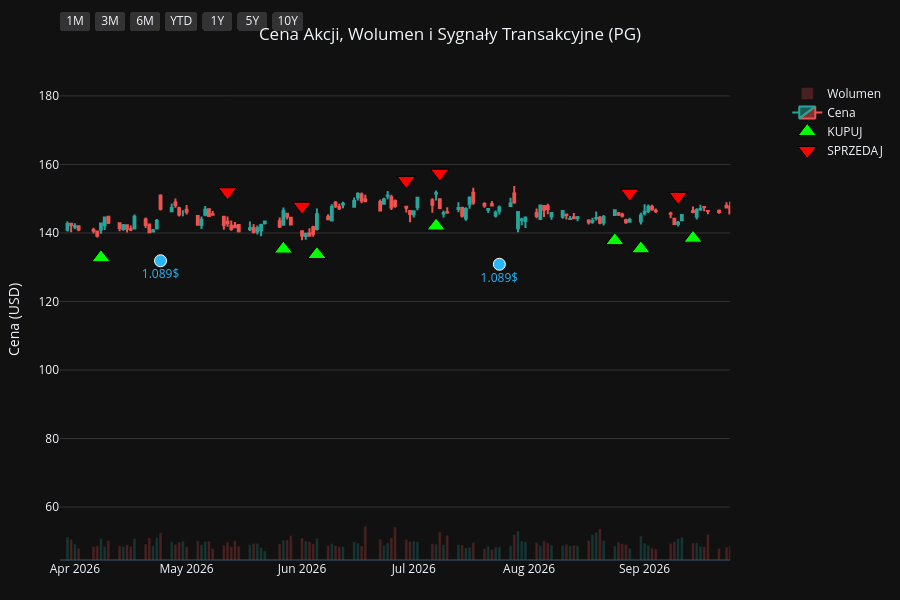
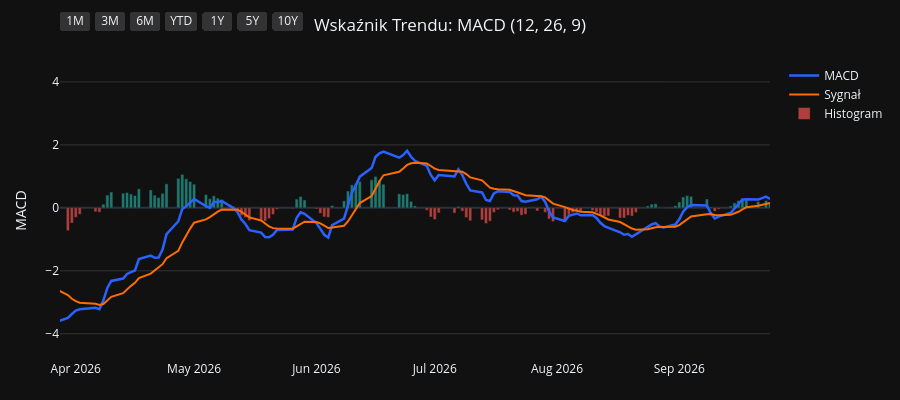
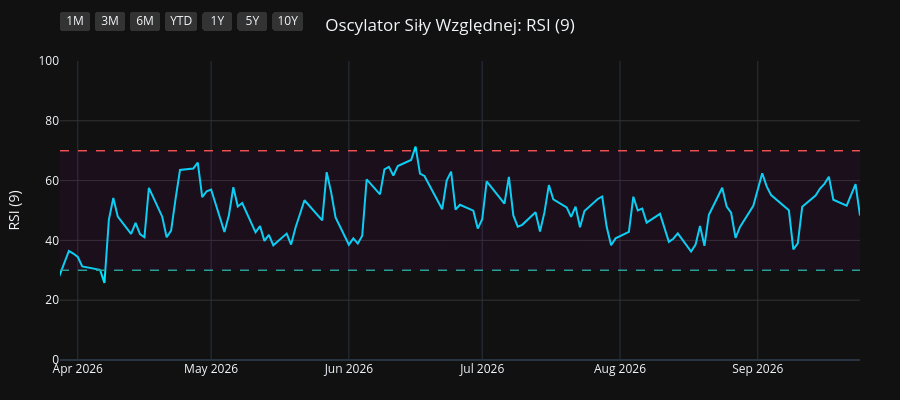
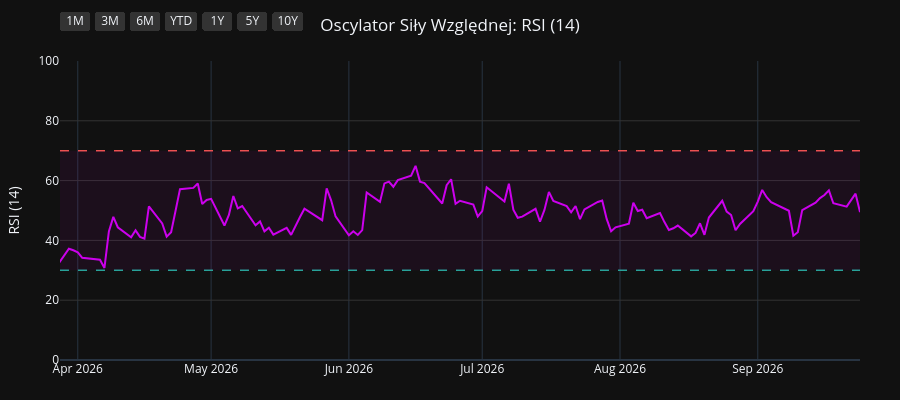

The code cell stored with these charts, in order, in its notebook:
### Code cell
import os
import yfinance as yf
import pandas as pd
import pandas_ta as ta
import plotly.graph_objects as go
from plotly.subplots import make_subplots

# 1. Pobranie i przygotowanie danych
symbol = os.environ.get("STOCK_TICKER", "").strip().upper()
if not symbol:
    raise RuntimeError("Set STOCK_TICKER before running price_extractor.ipynb")
df = yf.Ticker(symbol).history(period="10y")
df.index = df.index.tz_localize(None)

# Wskaźniki i sygnały
df.ta.macd(fast=12, slow=26, signal=9, append=True)
df.ta.rsi(length=9, append=True)
df.ta.rsi(length=14, append=True)
df.ta.rsi(length=21, append=True)
df.dropna(inplace=True)

macd = df['MACD_12_26_9']
signal = df['MACDs_12_26_9']
wczorajszy_macd = macd.shift(1)
wczorajszy_signal = signal.shift(1)

df['Decyzja'] = 'BRAK'
df.loc[(macd > signal) & (wczorajszy_macd <= wczorajszy_signal), 'Decyzja'] = 'KUPUJ'
df.loc[(macd < signal) & (wczorajszy_macd >= wczorajszy_signal), 'Decyzja'] = 'SPRZEDAJ'

df_kupuj = df[df['Decyzja'] == 'KUPUJ']
df_sprzedaj = df[df['Decyzja'] == 'SPRZEDAJ']
df_dywidendy = df[df['Dividends'] > 0]
df_splity = df[df['Stock Splits'] > 0]

# Wspólna konfiguracja osi X
konfiguracja_osi_x = dict(
    type="date",
    showspikes=True, spikemode="across", spikesnap="cursor", spikedash="dot", spikecolor="#ffffff", spikethickness=1, hoverformat="%Y-%m-%d",
    rangeselector=dict(
        buttons=list([
            dict(count=1, label="1M", step="month", stepmode="backward"),
            dict(count=3, label="3M", step="month", stepmode="backward"),
            dict(count=6, label="6M", step="month", stepmode="backward"),
            dict(count=1, label="YTD", step="year", stepmode="todate"),
            dict(count=1, label="1Y", step="year", stepmode="backward"),
            dict(count=5, label="5Y", step="year", stepmode="backward"),
            dict(step="all", label="10Y")
        ]),
        bgcolor="#333333", activecolor="#2962ff", x=0, y=1.1
    )
)

# ==========================================
# WYKRES 1: CENA + WOLUMEN + SYGNAŁY
# ==========================================
fig1 = make_subplots(specs=[[{"secondary_y": True}]])

kolory_wolumenu = ['#26a69a' if row['Close'] >= row['Open'] else '#ef5350' for index, row in df.iterrows()]
fig1.add_trace(go.Bar(x=df.index, y=df['Volume'], marker_color=kolory_wolumenu, opacity=0.25, name='Wolumen'), secondary_y=True)
fig1.add_trace(go.Candlestick(x=df.index, open=df['Open'], high=df['High'], low=df['Low'], close=df['Close'], name='Cena', increasing_line_color='#26a69a', decreasing_line_color='#ef5350'), secondary_y=False)
fig1.add_trace(go.Scatter(x=df_kupuj.index, y=df_kupuj['Low'] * 0.95, customdata=df_kupuj[['Low', 'High']], mode='markers', marker=dict(symbol='triangle-up', size=16, color='#00ff00', line=dict(width=1, color='black')), name='KUPUJ', hovertemplate='KUPUJ<br>Najniższa: %{customdata[0]:.2f}<br>Najwyższa: %{customdata[1]:.2f}<extra></extra>'), secondary_y=False)
fig1.add_trace(go.Scatter(x=df_sprzedaj.index, y=df_sprzedaj['High'] * 1.05, customdata=df_sprzedaj[['Low', 'High']], mode='markers', marker=dict(symbol='triangle-down', size=16, color='#ff0000', line=dict(width=1, color='black')), name='SPRZEDAJ', hovertemplate='SPRZEDAJ<br>Najniższa: %{customdata[0]:.2f}<br>Najwyższa: %{customdata[1]:.2f}<extra></extra>'), secondary_y=False)

if not df_dywidendy.empty:
    fig1.add_trace(go.Scatter(x=df_dywidendy.index, y=df_dywidendy['Low'] * 0.90, mode='markers+text', marker=dict(symbol='circle', size=12, color='#29b6f6', line=dict(width=1, color='white')), text=df_dywidendy['Dividends'].apply(lambda x: f"{x}$"), textposition="bottom center", name='Dywidenda', showlegend=False, hovertemplate='Dywidenda: %{text}<extra></extra>', textfont=dict(color="#29b6f6")), secondary_y=False)
if not df_splity.empty:
                    fig1.add_trace(go.Scatter(x=df_splity.index, y=df_splity['High'], mode='markers+text', marker=dict(symbol='star', size=16, color='#ffee58', line=dict(width=1, color='black')), text=df_splity['Stock Splits'].apply(lambda x: f"{x:g}:1" if x >= 1 else f"1:{1 / x:g}"), textposition="top center", name='Split', hovertemplate='%{text}<extra></extra>', textfont=dict(color="#ffee58")), secondary_y=False)

fig1.update_layout(title=dict(text=f"Cena Akcji, Wolumen i Sygnały Transakcyjne ({symbol})", x=0.5, xanchor='center'), dragmode='pan', xaxis_rangeslider_visible=False, template='plotly_dark', height=600, hovermode='x unified', margin=dict(l=60, r=40, t=60, b=40))
fig1.update_xaxes(**konfiguracja_osi_x)
fig1.update_xaxes(range=[df.index.max() - pd.Timedelta(days=180), df.index.max()])
fig1.update_yaxes(title_text="Cena (USD)", secondary_y=False, gridcolor='#333333')
fig1.update_yaxes(range=[0, df['Volume'].max() * 4], showgrid=False, showticklabels=False, secondary_y=True)
fig1.show(config={'scrollZoom': True})

# ==========================================
# WYKRES 2: WSKAŹNIK MACD
# ==========================================
fig2 = go.Figure()
fig2.add_trace(go.Scatter(x=df.index, y=df['MACD_12_26_9'], line=dict(color='#2962ff', width=2.5), name='MACD'))
fig2.add_trace(go.Scatter(x=df.index, y=df['MACDs_12_26_9'], line=dict(color='#ff6d00', width=2), name='Sygnał'))
kolory_macd = ['#26a69a' if val >= 0 else '#ef5350' for val in df['MACDh_12_26_9']]
fig2.add_trace(go.Bar(x=df.index, y=df['MACDh_12_26_9'], marker_color=kolory_macd, name='Histogram', opacity=0.7))
fig2.update_layout(title=dict(text="Wskaźnik Trendu: MACD (12, 26, 9)", x=0.5, xanchor='center'), dragmode='pan', xaxis_rangeslider_visible=False, template='plotly_dark', height=400, hovermode='x unified', margin=dict(l=60, r=40, t=60, b=40))
fig2.update_xaxes(**konfiguracja_osi_x)
fig2.update_xaxes(range=[df.index.max() - pd.Timedelta(days=180), df.index.max()])
fig2.update_yaxes(title_text="MACD", gridcolor='#333333')
fig2.show(config={'scrollZoom': True})

# ==========================================
# WYKRES 3: OSCYLATOR RSI (9)
# ==========================================
fig3 = go.Figure()
fig3.add_trace(go.Scatter(x=df.index, y=df['RSI_9'], line=dict(color='#00e5ff', width=2), name='RSI (9)'))
fig3.add_hline(y=70, line_dash="dash", line_color="#ef5350", line_width=1.5)
fig3.add_hline(y=30, line_dash="dash", line_color="#26a69a", line_width=1.5)
fig3.add_hrect(y0=30, y1=70, line_width=0, fillcolor="purple", opacity=0.1)
fig3.update_layout(title=dict(text="Oscylator Siły Względnej: RSI (9)", x=0.5, xanchor='center'), dragmode='pan', xaxis_rangeslider_visible=False, template='plotly_dark', height=400, hovermode='x unified', margin=dict(l=60, r=40, t=60, b=40))
fig3.update_xaxes(**konfiguracja_osi_x)
fig3.update_xaxes(range=[df.index.max() - pd.Timedelta(days=180), df.index.max()])
fig3.update_yaxes(title_text="RSI (9)", range=[0, 100], gridcolor='#333333')
fig3.show(config={'scrollZoom': True})

# ==========================================
# WYKRES 4: OSCYLATOR RSI (14)
# ==========================================
fig4 = go.Figure()
fig4.add_trace(go.Scatter(x=df.index, y=df['RSI_14'], line=dict(color='#d500f9', width=2), name='RSI (14)'))
fig4.add_hline(y=70, line_dash="dash", line_color="#ef5350", line_width=1.5)
fig4.add_hline(y=30, line_dash="dash", line_color="#26a69a", line_width=1.5)
fig4.add_hrect(y0=30, y1=70, line_width=0, fillcolor="purple", opacity=0.1)
fig4.update_layout(title=dict(text="Oscylator Siły Względnej: RSI (14)", x=0.5, xanchor='center'), dragmode='pan', xaxis_rangeslider_visible=False, template='plotly_dark', height=400, hovermode='x unified', margin=dict(l=60, r=40, t=60, b=40))
fig4.update_xaxes(**konfiguracja_osi_x)
fig4.update_xaxes(range=[df.index.max() - pd.Timedelta(days=180), df.index.max()])
fig4.update_yaxes(title_text="RSI (14)", range=[0, 100], gridcolor='#333333')
fig4.show(config={'scrollZoom': True})

# ==========================================
# WYKRES 5: OSCYLATOR RSI (21)
# ==========================================
fig5 = go.Figure()
fig5.add_trace(go.Scatter(x=df.index, y=df['RSI_21'], line=dict(color='#64dd17', width=2), name='RSI (21)'))
fig5.add_hline(y=70, line_dash="dash", line_color="#ef5350", line_width=1.5)
fig5.add_hline(y=30, line_dash="dash", line_color="#26a69a", line_width=1.5)
fig5.add_hrect(y0=30, y1=70, line_width=0, fillcolor="purple", opacity=0.1)
fig5.update_layout(title=dict(text="Oscylator Siły Względnej: RSI (21)", x=0.5, xanchor='center'), dragmode='pan', xaxis_rangeslider_visible=False, template='plotly_dark', height=400, hovermode='x unified', margin=dict(l=60, r=40, t=60, b=40))
fig5.update_xaxes(**konfiguracja_osi_x)
fig5.update_xaxes(range=[df.index.max() - pd.Timedelta(days=180), df.index.max()])
fig5.update_yaxes(title_text="RSI (21)", range=[0, 100], gridcolor='#333333')
fig5.show(config={'scrollZoom': True})

### Figure 1 — Plotly figure (JSON) as saved in the notebook; plotly's stock layout.template omitted (floating-point values rounded to 4 significant figures; data arrays with more than 128 entries replaced by an {"elided": "..."} marker saying what was removed)
{"data": [{"marker": {"color": {"elided": "2479 str values"}}, "name": "Wolumen", "opacity": 0.25, "type": "bar", "x": {"elided": "2479 str values"}, "xaxis": "x", "y": {"elided": "2479 int values"}, "yaxis": "y2"}, {"close": {"elided": "2479 float values"}, "decreasing": {"line": {"color": "#ef5350"}}, "high": {"elided": "2479 float values"}, "increasing": {"line": {"color": "#26a69a"}}, "low": {"elided": "2479 float values"}, "name": "Cena", "open": {"elided": "2479 float values"}, "type": "candlestick", "x": {"elided": "2479 str values"}, "xaxis": "x", "yaxis": "y"}, {"customdata": {"elided": "103x2 float values"}, "hovertemplate": "KUPUJ<br>Najniższa: %{customdata[0]:.2f}<br>Najwyższa: %{customdata[1]:.2f}<extra></extra>", "marker": {"color": "#00ff00", "line": {"color": "black", "width": 1}, "size": 16, "symbol": "triangle-up"}, "mode": "markers", "name": "KUPUJ", "type": "scatter", "x": ["2016-11-28T00:00:00", "2017-01-17T00:00:00", "2017-02-15T00:00:00", "2017-04-18T00:00:00", "2017-04-25T00:00:00", "2017-05-19T00:00:00", "2017-07-18T00:00:00", "2017-09-20T00:00:00", "2017-10-13T00:00:00", "2017-11-08T00:00:00", "2018-01-22T00:00:00", "2018-02-20T00:00:00", "2018-02-22T00:00:00", "2018-03-02T00:00:00", "2018-03-28T00:00:00", "2018-05-09T00:00:00", "2018-07-27T00:00:00", "2018-08-16T00:00:00", "2018-09-19T00:00:00", "2018-10-19T00:00:00", "2018-12-14T00:00:00", "2019-01-18T00:00:00", "2019-01-23T00:00:00", "2019-03-14T00:00:00", "2019-04-08T00:00:00", "2019-04-15T00:00:00", "2019-05-16T00:00:00", "2019-06-07T00:00:00", "2019-07-03T00:00:00", "2019-07-30T00:00:00", "2019-08-16T00:00:00", "2019-08-27T00:00:00", "2019-09-26T00:00:00", "2019-10-23T00:00:00", "2019-11-19T00:00:00", "2019-11-26T00:00:00", "2020-01-15T00:00:00", "2020-02-05T00:00:00", "2020-02-21T00:00:00", "2020-03-30T00:00:00", "2020-05-28T00:00:00", "2020-07-01T00:00:00", "2020-08-25T00:00:00", "2020-10-06T00:00:00", "2020-11-06T00:00:00", "2020-11-12T00:00:00", "2020-12-17T00:00:00", "2021-02-10T00:00:00", "2021-03-08T00:00:00", "2021-05-10T00:00:00", "2021-06-28T00:00:00", "2021-08-13T00:00:00", "2021-09-14T00:00:00", "2021-10-11T00:00:00", "2021-10-26T00:00:00", "2021-12-06T00:00:00", "2022-02-03T00:00:00", "2022-03-18T00:00:00", "2022-06-02T00:00:00", "2022-06-23T00:00:00", "2022-07-25T00:00:00", "2022-08-03T00:00:00", "2022-10-17T00:00:00", "2023-02-17T00:00:00", "2023-04-21T00:00:00", "2023-06-13T00:00:00", "2023-07-20T00:00:00", "2023-09-18T00:00:00", "2023-10-16T00:00:00", "2023-11-30T00:00:00", "2023-12-28T00:00:00", "2024-02-23T00:00:00", "2024-04-19T00:00:00", "2024-06-10T00:00:00", "2024-06-18T00:00:00", "2024-07-17T00:00:00", "2024-08-05T00:00:00", "2024-08-20T00:00:00", "2024-08-30T00:00:00", "2024-10-15T00:00:00", "2024-11-13T00:00:00", "2025-01-22T00:00:00", "2025-02-21T00:00:00", "2025-04-01T00:00:00", "2025-04-14T00:00:00", "2025-05-15T00:00:00", "2025-07-02T00:00:00", "2025-07-22T00:00:00", "2025-08-11T00:00:00", "2025-09-17T00:00:00", "2025-10-20T00:00:00", "2025-11-13T00:00:00", "2025-11-18T00:00:00", "2025-12-16T00:00:00", "2026-01-12T00:00:00", "2026-02-23T00:00:00", "2026-04-08T00:00:00", "2026-05-27T00:00:00", "2026-06-05T00:00:00", "2026-07-07T00:00:00", "2026-08-24T00:00:00", "2026-08-31T00:00:00", "2026-09-14T00:00:00"], "xaxis": "x", "y": [60.34, 61.15, 66.0, 66.39, 66.25, 63.44, 64.76, 70.02, 69.1, 65.26, 68.77, 61.42, 60.74, 59.41, 59.06, 54.85, 61.31, 63.51, 64.63, 66.05, 74.74, 71.42, 73.46, 79.02, 81.2, 82.21, 84.21, 85.12, 88.36, 94.47, 93.51, 95.25, 98.23, 97.5, 96.94, 96.36, 100.0, 101.0, 101.4, 88.71, 93.11, 96.36, 112.4, 113.2, 116.8, 115.7, 113.1, 105.6, 103.4, 112.7, 111.9, 119.2, 121.1, 118.4, 118.7, 126.3, 136.6, 125.3, 121.2, 118.1, 121.9, 120.5, 107.7, 118.4, 134.8, 125.9, 130.0, 134.8, 127.7, 132.6, 128.1, 142.4, 137.4, 148.6, 149.4, 149.7, 150.0, 151.3, 152.7, 155.6, 150.0, 148.9, 151.1, 154.0, 151.0, 145.5, 146.5, 143.0, 141.5, 146.2, 139.6, 137.2, 135.2, 134.4, 131.7, 150.0, 132.8, 135.3, 133.7, 142.0, 137.8, 135.4, 138.5], "yaxis": "y"}, {"customdata": {"elided": "102x2 float values"}, "hovertemplate": "SPRZEDAJ<br>Najniższa: %{customdata[0]:.2f}<br>Najwyższa: %{customdata[1]:.2f}<extra></extra>", "marker": {"color": "#ff0000", "line": {"color": "black", "width": 1}, "size": 16, "symbol": "triangle-down"}, "mode": "markers", "name": "SPRZEDAJ", "type": "scatter", "x": ["2017-01-10T00:00:00", "2017-02-14T00:00:00", "2017-03-02T00:00:00", "2017-04-21T00:00:00", "2017-04-26T00:00:00", "2017-06-27T00:00:00", "2017-08-23T00:00:00", "2017-09-21T00:00:00", "2017-10-20T00:00:00", "2018-01-02T00:00:00", "2018-01-23T00:00:00", "2018-02-21T00:00:00", "2018-03-01T00:00:00", "2018-03-22T00:00:00", "2018-04-19T00:00:00", "2018-07-19T00:00:00", "2018-08-10T00:00:00", "2018-08-23T00:00:00", "2018-09-25T00:00:00", "2018-11-20T00:00:00", "2018-12-17T00:00:00", "2019-01-22T00:00:00", "2019-02-25T00:00:00", "2019-04-04T00:00:00", "2019-04-10T00:00:00", "2019-04-23T00:00:00", "2019-05-22T00:00:00", "2019-06-27T00:00:00", "2019-07-23T00:00:00", "2019-08-05T00:00:00", "2019-08-23T00:00:00", "2019-09-10T00:00:00", "2019-10-02T00:00:00", "2019-11-05T00:00:00", "2019-11-22T00:00:00", "2019-12-23T00:00:00", "2020-01-31T00:00:00", "2020-02-11T00:00:00", "2020-02-24T00:00:00", "2020-04-29T00:00:00", "2020-06-24T00:00:00", "2020-08-19T00:00:00", "2020-08-26T00:00:00", "2020-10-22T00:00:00", "2020-11-09T00:00:00", "2020-11-18T00:00:00", "2021-01-13T00:00:00", "2021-02-26T00:00:00", "2021-04-14T00:00:00", "2021-05-27T00:00:00", "2021-08-11T00:00:00", "2021-08-23T00:00:00", "2021-09-16T00:00:00", "2021-10-21T00:00:00", "2021-11-30T00:00:00", "2022-01-06T00:00:00", "2022-02-07T00:00:00", "2022-05-02T00:00:00", "2022-06-09T00:00:00", "2022-07-20T00:00:00", "2022-07-29T00:00:00", "2022-08-24T00:00:00", "2022-12-15T00:00:00", "2023-04-18T00:00:00", "2023-05-04T00:00:00", "2023-07-11T00:00:00", "2023-08-14T00:00:00", "2023-09-20T00:00:00", "2023-11-20T00:00:00", "2023-12-05T00:00:00", "2024-02-12T00:00:00", "2024-02-26T00:00:00", "2024-05-23T00:00:00", "2024-06-12T00:00:00", "2024-06-25T00:00:00", "2024-07-30T00:00:00", "2024-08-15T00:00:00", "2024-08-28T00:00:00", "2024-09-18T00:00:00", "2024-10-23T00:00:00", "2024-12-09T00:00:00", "2025-02-18T00:00:00", "2025-03-12T00:00:00", "2025-04-04T00:00:00", "2025-04-24T00:00:00", "2025-06-06T00:00:00", "2025-07-09T00:00:00", "2025-07-31T00:00:00", "2025-09-15T00:00:00", "2025-09-18T00:00:00", "2025-11-04T00:00:00", "2025-11-17T00:00:00", "2025-12-04T00:00:00", "2026-01-05T00:00:00", "2026-02-19T00:00:00", "2026-03-03T00:00:00", "2026-05-12T00:00:00", "2026-06-01T00:00:00", "2026-06-29T00:00:00", "2026-07-08T00:00:00", "2026-08-28T00:00:00", "2026-09-10T00:00:00"], "xaxis": "x", "y": [68.04, 71.65, 74.39, 73.07, 73.66, 73.13, 76.43, 77.95, 74.76, 76.4, 75.54, 68.5, 66.39, 64.91, 63.99, 67.53, 69.72, 71.29, 71.98, 80.69, 83.02, 79.56, 87.1, 89.89, 91.05, 90.91, 93.48, 96.29, 102.0, 102.2, 105.6, 106.5, 108.7, 105.8, 106.7, 111.3, 113.0, 112.4, 112.6, 105.7, 105.7, 122.9, 125.6, 129.4, 133.2, 128.8, 125.1, 115.7, 123.8, 126.9, 132.3, 134.2, 134.1, 131.2, 138.0, 153.5, 151.6, 152.2, 138.0, 135.5, 134.7, 139.2, 144.7, 145.3, 151.0, 143.7, 152.8, 150.2, 147.5, 149.0, 154.9, 158.4, 166.2, 165.8, 167.0, 161.5, 168.8, 170.3, 175.0, 170.3, 173.9, 166.9, 173.0, 174.8, 163.1, 167.4, 160.3, 155.0, 161.7, 162.2, 153.6, 152.0, 151.4, 145.2, 165.5, 167.8, 152.0, 147.8, 155.3, 157.4, 151.6, 150.7], "yaxis": "y"}, {"hovertemplate": "Dywidenda: %{text}<extra></extra>", "marker": {"color": "#29b6f6", "line": {"color": "white", "width": 1}, "size": 12, "symbol": "circle"}, "mode": "markers+text", "name": "Dywidenda", "showlegend": false, "text": ["0.67$", "0.69$", "0.69$", "0.69$", "0.69$", "0.717$", "0.717$", "0.717$", "0.717$", "0.746$", "0.746$", "0.746$", "0.746$", "0.791$", "0.791$", "0.791$", "0.791$", "0.87$", "0.87$", "0.87$", "0.87$", "0.913$", "0.913$", "0.913$", "0.913$", "0.941$", "0.941$", "0.941$", "0.941$", "1.007$", "1.007$", "1.007$", "1.007$", "1.057$", "1.057$", "1.057$", "1.057$", "1.089$", "1.089$"], "textfont": {"color": "#29b6f6"}, "textposition": "bottom center", "type": "scatter", "x": ["2017-01-18T00:00:00", "2017-04-19T00:00:00", "2017-07-19T00:00:00", "2017-10-19T00:00:00", "2018-01-18T00:00:00", "2018-04-19T00:00:00", "2018-07-19T00:00:00", "2018-10-18T00:00:00", "2019-01-17T00:00:00", "2019-04-17T00:00:00", "2019-07-18T00:00:00", "2019-10-17T00:00:00", "2020-01-23T00:00:00", "2020-04-23T00:00:00", "2020-07-23T00:00:00", "2020-10-22T00:00:00", "2021-01-21T00:00:00", "2021-04-22T00:00:00", "2021-07-22T00:00:00", "2021-10-21T00:00:00", "2022-01-20T00:00:00", "2022-04-21T00:00:00", "2022-07-21T00:00:00", "2022-10-20T00:00:00", "2023-01-19T00:00:00", "2023-04-20T00:00:00", "2023-07-20T00:00:00", "2023-10-19T00:00:00", "2024-01-18T00:00:00", "2024-04-18T00:00:00", "2024-07-19T00:00:00", "2024-10-18T00:00:00", "2025-01-24T00:00:00", "2025-04-21T00:00:00", "2025-07-18T00:00:00", "2025-10-24T00:00:00", "2026-01-23T00:00:00", "2026-04-24T00:00:00", "2026-07-24T00:00:00"], "xaxis": "x", "y": [58.89, 62.78, 61.93, 64.92, 64.36, 53.75, 56.93, 58.99, 67.15, 78.85, 86.48, 88.36, 94.3, 90.63, 97.04, 109.6, 102.0, 105.4, 108.2, 110.8, 128.2, 130.8, 112.6, 103.4, 116.8, 124.3, 123.2, 123.2, 123.7, 132.2, 142.5, 144.5, 140.8, 142.7, 134.3, 133.4, 132.8, 131.9, 130.9], "yaxis": "y"}], "layout": {"dragmode": "pan", "height": 600, "hovermode": "x unified", "margin": {"b": 40, "l": 60, "r": 40, "t": 60}, "title": {"text": "Cena Akcji, Wolumen i Sygnały Transakcyjne (PG)", "x": 0.5, "xanchor": "center"}, "xaxis": {"anchor": "y", "domain": [0.0, 0.94], "hoverformat": "%Y-%m-%d", "range": ["2026-03-28T00:00:00", "2026-09-24T00:00:00"], "rangeselector": {"activecolor": "#2962ff", "bgcolor": "#333333", "buttons": [{"count": 1, "label": "1M", "step": "month", "stepmode": "backward"}, {"count": 3, "label": "3M", "step": "month", "stepmode": "backward"}, {"count": 6, "label": "6M", "step": "month", "stepmode": "backward"}, {"count": 1, "label": "YTD", "step": "year", "stepmode": "todate"}, {"count": 1, "label": "1Y", "step": "year", "stepmode": "backward"}, {"count": 5, "label": "5Y", "step": "year", "stepmode": "backward"}, {"label": "10Y", "step": "all"}], "x": 0, "y": 1.1}, "rangeslider": {"visible": false}, "showspikes": true, "spikecolor": "#ffffff", "spikedash": "dot", "spikemode": "across", "spikesnap": "cursor", "spikethickness": 1, "type": "date"}, "yaxis": {"anchor": "x", "domain": [0.0, 1.0], "gridcolor": "#333333", "title": {"text": "Cena (USD)"}}, "yaxis2": {"anchor": "x", "overlaying": "y", "range": [0, 242483600], "showgrid": false, "showticklabels": false, "side": "right"}}}

### Figure 2 — Plotly figure (JSON) as saved in the notebook; plotly's stock layout.template omitted (floating-point values rounded to 4 significant figures; data arrays with more than 128 entries replaced by an {"elided": "..."} marker saying what was removed)
{"data": [{"line": {"color": "#2962ff", "width": 2.5}, "name": "MACD", "type": "scatter", "x": {"elided": "2479 str values"}, "y": {"elided": "2479 float values"}}, {"line": {"color": "#ff6d00", "width": 2}, "name": "Sygnał", "type": "scatter", "x": {"elided": "2479 str values"}, "y": {"elided": "2479 float values"}}, {"marker": {"color": {"elided": "2479 str values"}}, "name": "Histogram", "opacity": 0.7, "type": "bar", "x": {"elided": "2479 str values"}, "y": {"elided": "2479 float values"}}], "layout": {"dragmode": "pan", "height": 400, "hovermode": "x unified", "margin": {"b": 40, "l": 60, "r": 40, "t": 60}, "title": {"text": "Wskaźnik Trendu: MACD (12, 26, 9)", "x": 0.5, "xanchor": "center"}, "xaxis": {"hoverformat": "%Y-%m-%d", "range": ["2026-03-28T00:00:00", "2026-09-24T00:00:00"], "rangeselector": {"activecolor": "#2962ff", "bgcolor": "#333333", "buttons": [{"count": 1, "label": "1M", "step": "month", "stepmode": "backward"}, {"count": 3, "label": "3M", "step": "month", "stepmode": "backward"}, {"count": 6, "label": "6M", "step": "month", "stepmode": "backward"}, {"count": 1, "label": "YTD", "step": "year", "stepmode": "todate"}, {"count": 1, "label": "1Y", "step": "year", "stepmode": "backward"}, {"count": 5, "label": "5Y", "step": "year", "stepmode": "backward"}, {"label": "10Y", "step": "all"}], "x": 0, "y": 1.1}, "rangeslider": {"visible": false}, "showspikes": true, "spikecolor": "#ffffff", "spikedash": "dot", "spikemode": "across", "spikesnap": "cursor", "spikethickness": 1, "type": "date"}, "yaxis": {"gridcolor": "#333333", "title": {"text": "MACD"}}}}

### Figure 3 — Plotly figure (JSON) as saved in the notebook; plotly's stock layout.template omitted (floating-point values rounded to 4 significant figures; data arrays with more than 128 entries replaced by an {"elided": "..."} marker saying what was removed)
{"data": [{"line": {"color": "#00e5ff", "width": 2}, "name": "RSI (9)", "type": "scatter", "x": {"elided": "2479 str values"}, "y": {"elided": "2479 float values"}}], "layout": {"dragmode": "pan", "height": 400, "hovermode": "x unified", "margin": {"b": 40, "l": 60, "r": 40, "t": 60}, "shapes": [{"line": {"color": "#ef5350", "dash": "dash", "width": 1.5}, "type": "line", "x0": 0, "x1": 1, "xref": "x domain", "y0": 70, "y1": 70, "yref": "y"}, {"line": {"color": "#26a69a", "dash": "dash", "width": 1.5}, "type": "line", "x0": 0, "x1": 1, "xref": "x domain", "y0": 30, "y1": 30, "yref": "y"}, {"fillcolor": "purple", "line": {"width": 0}, "opacity": 0.1, "type": "rect", "x0": 0, "x1": 1, "xref": "x domain", "y0": 30, "y1": 70, "yref": "y"}], "title": {"text": "Oscylator Siły Względnej: RSI (9)", "x": 0.5, "xanchor": "center"}, "xaxis": {"hoverformat": "%Y-%m-%d", "range": ["2026-03-28T00:00:00", "2026-09-24T00:00:00"], "rangeselector": {"activecolor": "#2962ff", "bgcolor": "#333333", "buttons": [{"count": 1, "label": "1M", "step": "month", "stepmode": "backward"}, {"count": 3, "label": "3M", "step": "month", "stepmode": "backward"}, {"count": 6, "label": "6M", "step": "month", "stepmode": "backward"}, {"count": 1, "label": "YTD", "step": "year", "stepmode": "todate"}, {"count": 1, "label": "1Y", "step": "year", "stepmode": "backward"}, {"count": 5, "label": "5Y", "step": "year", "stepmode": "backward"}, {"label": "10Y", "step": "all"}], "x": 0, "y": 1.1}, "rangeslider": {"visible": false}, "showspikes": true, "spikecolor": "#ffffff", "spikedash": "dot", "spikemode": "across", "spikesnap": "cursor", "spikethickness": 1, "type": "date"}, "yaxis": {"gridcolor": "#333333", "range": [0, 100], "title": {"text": "RSI (9)"}}}}

### Figure 4 — Plotly figure (JSON) as saved in the notebook; plotly's stock layout.template omitted (floating-point values rounded to 4 significant figures; data arrays with more than 128 entries replaced by an {"elided": "..."} marker saying what was removed)
{"data": [{"line": {"color": "#d500f9", "width": 2}, "name": "RSI (14)", "type": "scatter", "x": {"elided": "2479 str values"}, "y": {"elided": "2479 float values"}}], "layout": {"dragmode": "pan", "height": 400, "hovermode": "x unified", "margin": {"b": 40, "l": 60, "r": 40, "t": 60}, "shapes": [{"line": {"color": "#ef5350", "dash": "dash", "width": 1.5}, "type": "line", "x0": 0, "x1": 1, "xref": "x domain", "y0": 70, "y1": 70, "yref": "y"}, {"line": {"color": "#26a69a", "dash": "dash", "width": 1.5}, "type": "line", "x0": 0, "x1": 1, "xref": "x domain", "y0": 30, "y1": 30, "yref": "y"}, {"fillcolor": "purple", "line": {"width": 0}, "opacity": 0.1, "type": "rect", "x0": 0, "x1": 1, "xref": "x domain", "y0": 30, "y1": 70, "yref": "y"}], "title": {"text": "Oscylator Siły Względnej: RSI (14)", "x": 0.5, "xanchor": "center"}, "xaxis": {"hoverformat": "%Y-%m-%d", "range": ["2026-03-28T00:00:00", "2026-09-24T00:00:00"], "rangeselector": {"activecolor": "#2962ff", "bgcolor": "#333333", "buttons": [{"count": 1, "label": "1M", "step": "month", "stepmode": "backward"}, {"count": 3, "label": "3M", "step": "month", "stepmode": "backward"}, {"count": 6, "label": "6M", "step": "month", "stepmode": "backward"}, {"count": 1, "label": "YTD", "step": "year", "stepmode": "todate"}, {"count": 1, "label": "1Y", "step": "year", "stepmode": "backward"}, {"count": 5, "label": "5Y", "step": "year", "stepmode": "backward"}, {"label": "10Y", "step": "all"}], "x": 0, "y": 1.1}, "rangeslider": {"visible": false}, "showspikes": true, "spikecolor": "#ffffff", "spikedash": "dot", "spikemode": "across", "spikesnap": "cursor", "spikethickness": 1, "type": "date"}, "yaxis": {"gridcolor": "#333333", "range": [0, 100], "title": {"text": "RSI (14)"}}}}
